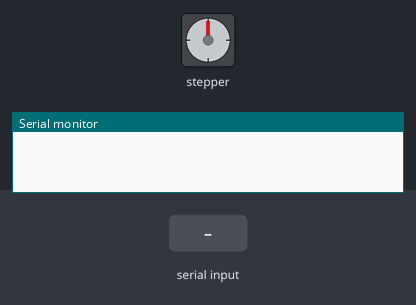
Simulated run of this program. Board: Teensy 4. On the bench: stepper motor, the last lines printed to the serial monitor. Wiring (inferred from the names in the program): stepper motor driver (200 steps per turn assumed): step pin 3; direction pin 4. Inputs (shaded band) come from the test bench.

Above: at 1.2 s.
1.3 s: "8" received over Serial
At 1.75 s:
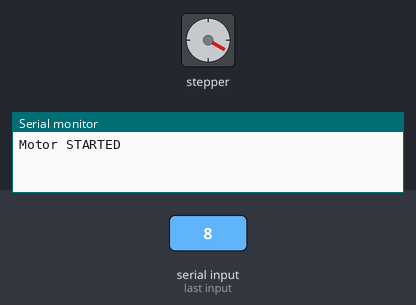
At 2.35 s:
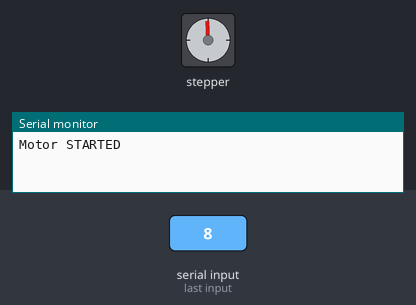
Timing chart, 0 to 23.8 s (numbered marks = the images above; inputs shaded):
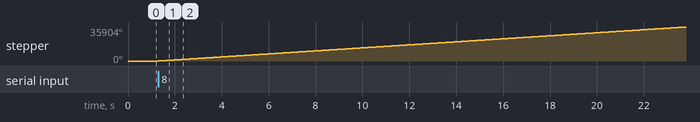

The program:

main.cpp
```cpp
#include <Arduino.h>

// Define stepper motor parameters
const int stepPin = 3;         // Pin for the step signal
const int dirPin = 4;          // Pin for the direction signal

const int pulsesPerRevolution = 25000;  // Motor's pulses per revolution
const float stepAngle = 1.8;            // Step angle in degrees (1.8 degrees per step for your motor)
const float gearRatio = 50.0;           // Gearbox ratio (50:1)

int motorSpeed = 1000; // Steps per second (Adjust this to control speed)
unsigned long duration = 5000; // Run motor for 5 seconds

bool motorRunning = false; // Tracks whether the motor is running

void setup() {
  // Set pins as OUTPUT
  pinMode(stepPin, OUTPUT);
  pinMode(dirPin, OUTPUT);

  // Set initial motor direction (can be HIGH or LOW)
  digitalWrite(dirPin, HIGH);  // Change to LOW for the opposite direction

  // Set initial motor speed and duration
  Serial.begin(9600);  // Optional, for debugging or monitoring
}

void loop() {
  // Check if data is available from Serial
  if (Serial.available() > 0) {
    char input = Serial.read();

    if (input == '8') {
      // Toggle motor state
      motorRunning = !motorRunning;

      if (motorRunning) {
        Serial.println("Motor STARTED");
      } else {
        Serial.println("Motor STOPPED");
      }
    }
  }

  // If the motor is running, generate pulses
  if (motorRunning) {
    digitalWrite(stepPin, HIGH);
    delayMicroseconds(1000000 / motorSpeed / 2);  // Half of the step pulse time
    digitalWrite(stepPin, LOW);
    delayMicroseconds(1000000 / motorSpeed / 2);  // Half of the step pulse time
  }
}
```

Measured:
- after the input at 1.3 s, stepper: keeps turning clockwise at about 1596°/s, starting at once
